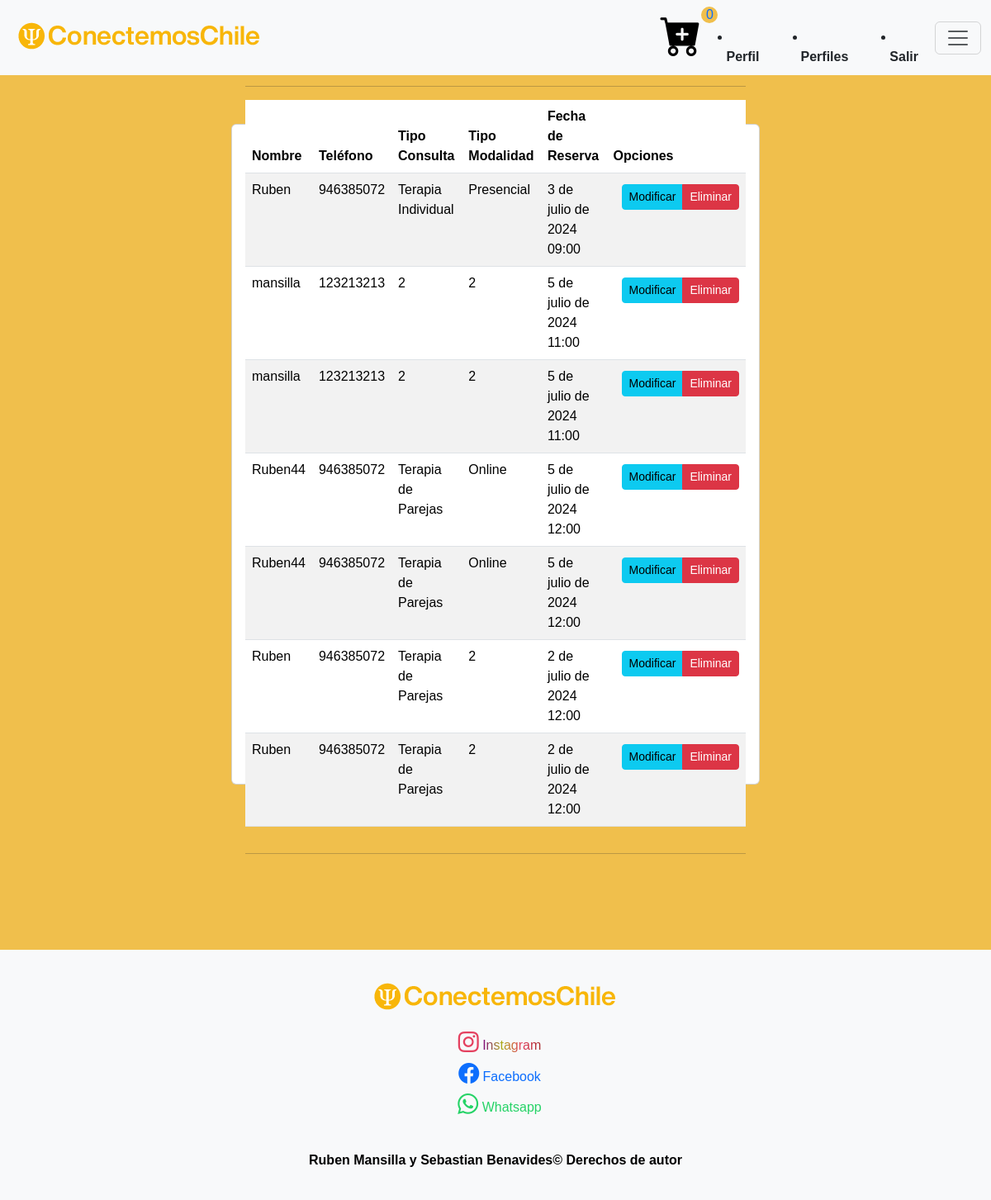
Screenshot of /listar-reservas/ (signed in) with the database file from the repository.
### core/models.py (models this page shows, shortened)
class ReservaHora(models.Model):
    nombre = models.CharField(max_length=50)
    apellido = models.CharField(max_length=50)
    telefono = models.IntegerField()
    tipo_consulta = models.IntegerField(choices=opciones_consulta)
    tipo_modalidad = models.IntegerField(choices=opciones_modalidad)
    fecha = models.DateField(default=datetime.now)
    hora = models.CharField(max_length=5, default='09:00')

### core/views.py (the view)
# urls.py: path('listar-reservas/', listar_reserva, name="listar_reserva"),
def listar_reserva(request):
    reservas = ReservaHora.objects.all()
    data = {
        'reservas': reservas
    }
    return render(request, 'core/reserva/listar.html', data)

### core/templates/core/reserva/listar.html (shortened to what this page needs)
{% extends 'core/base.html' %}
{% load static %}
{% block content %}
<link rel="stylesheet" href="{% static 'core/css/estilo-listar.css' %}">
{% if not request.user.is_authenticated %}
<div style="padding-top: 150px;">
</div>
<div class="text-center">
    <div>
        <h1 class="card-tittle" style="padding-top: 50px;">No es posible mostrar reservas ya que debe iniciar sesión</h1>
        <hr>
    </div>
    <br>
    <div>
        <h2 style="padding-top: 50px;">Si desea iniciar sesión o registrarse elija una opción</h2>
    </div>
    <br>
    <div>
        <a href="{% url 'signup'%}" class="btn btn-secondary">Registrarse</a>
        <a href="{% url 'login'%}" class="btn btn-secondary">Iniciar Sesión</a>
    </div>
</div>
{% else %}
<div style="padding-top: 150px;">
</div>
<div class="card">
    <div class="card-body">
        <h2>Listado de Reservas</h2>
        <hr>
        <div class="table-responsive">
            <table class="table table-striped table-hover">
                <thead>
                    <tr>
                        <th>Nombre</th>
                        <th>Teléfono</th>
                        <th>Tipo Consulta</th>
                        <th>Tipo Modalidad</th>
                        <th>Fecha de Reserva</th>
                        {% if request.user.is_superuser %}
                        <th>Opciones</th>
                        {% endif %}
                    </tr>
                </thead>
                <tbody>
                    {% for r in reservas %}
                    <tr>
                        <td>{{ r.nombre }}</td>
                        <td>{{ r.telefono }}</td>
                        <td>{{ r.get_tipo_consulta_display }}</td>
                        <td>{{ r.get_tipo_modalidad_display }}</td>
                        <td>{{ r.fecha }} {{ r.hora }} </td>
                        {% if request.user.is_superuser %}
                        <td>
                            <div class="btn-group" role="group">
                                <a href="{% url 'modificar_reserva' r.id %}" class="btn btn-info btn-sm">Modificar</a>
                                <a href="{% url 'eliminar_reserva' r.id %}" class="btn btn-danger btn-sm">Eliminar</a>
                            </div>
                        </td>
                        {% endif %}
                    </tr>
                    {% endfor %}
                </tbody>
            </table>
        </div>
        <hr>
    </div>
</div>
<div style="padding-bottom: 200px;">
</div>
{% endif %}
{% endblock %}

### core/static/core/css/estilo-inicio-login.css (style rules this page uses)
.card { display: flex; justify-content: center; align-items: center; height: 100vh; width: 40rem; margin: auto; }
h5,a { text-decoration: none; display: inline; margin-left: 10px; }

### core/static/core/css/estilo-footer.css (style rules this page uses)
body { display: flex; flex-direction: column; min-height: 100vh; }

### core/static/core/css/estilo-body.css (style rules this page uses)
body { font-family: Arial, sans-serif; margin: 0; padding: 0; background-color: #f0bf4c; position: relative; }

### core/static/core/css/estilo-listar.css (style rules this page uses)
.btn-group { margin-top: 5px; }

### rows the page displays
ReservaHora: nombre "Ruben", telefono "946385072", tipo_consulta "Terapia Individual", tipo_modalidad "Presencial", fecha "3 de julio de 2024", hora "09:00"
ReservaHora: nombre "mansilla", telefono "123213213", tipo_consulta "2", tipo_modalidad "2", fecha "5 de julio de 2024", hora "11:00"
ReservaHora: nombre "mansilla", telefono "123213213", tipo_consulta "2", tipo_modalidad "2", fecha "5 de julio de 2024", hora "11:00"
ReservaHora: nombre "Ruben44", telefono "946385072", tipo_consulta "Terapia de Parejas", tipo_modalidad "Online", fecha "5 de julio de 2024", hora "12:00"
ReservaHora: nombre "Ruben44", telefono "946385072", tipo_consulta "Terapia de Parejas", tipo_modalidad "Online", fecha "5 de julio de 2024", hora "12:00"
ReservaHora: nombre "Ruben", telefono "946385072", tipo_consulta "Terapia de Parejas", tipo_modalidad "2", fecha "2 de julio de 2024", hora "12:00"
ReservaHora: nombre "Ruben", telefono "946385072", tipo_consulta "Terapia de Parejas", tipo_modalidad "2", fecha "2 de julio de 2024", hora "12:00"
